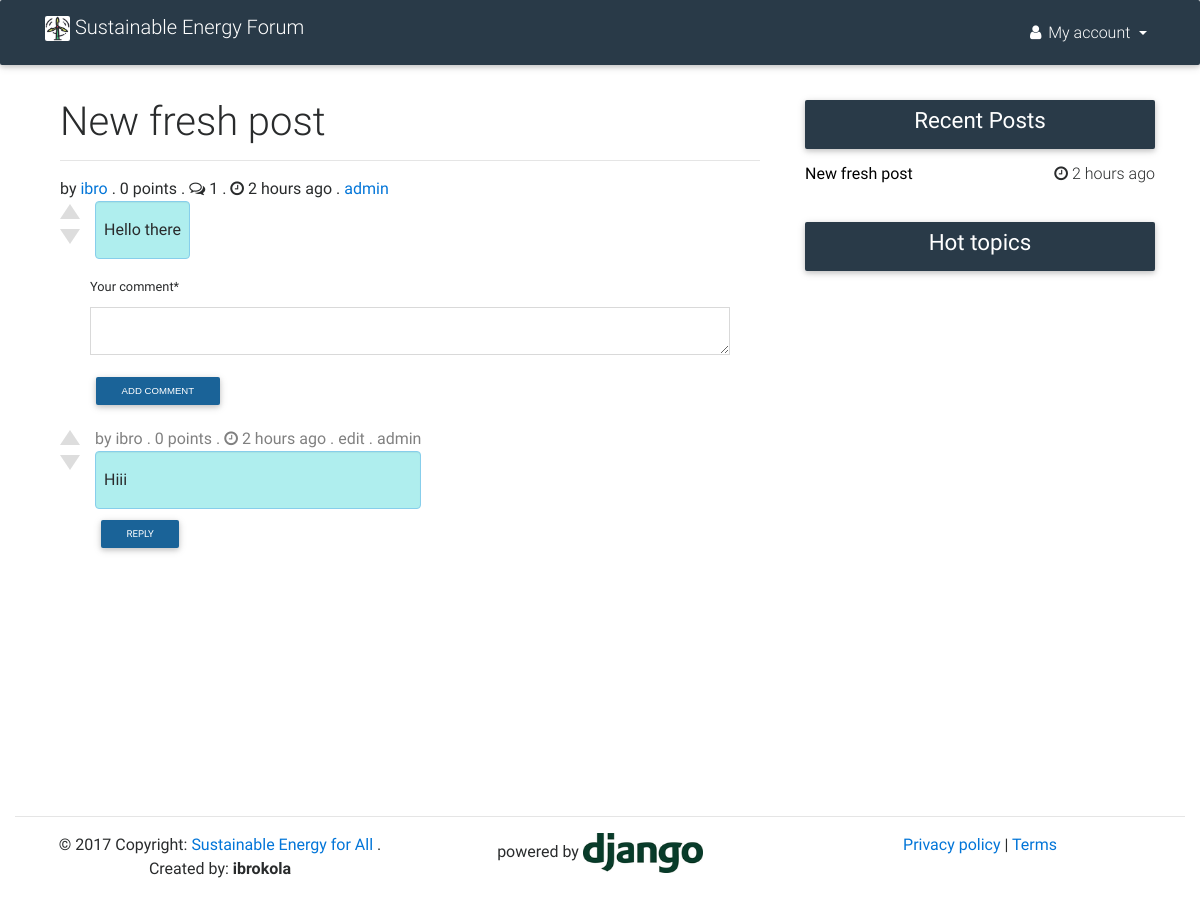
/forum/discussion/1/ (signed in), run on an earlier commit of the app's database.
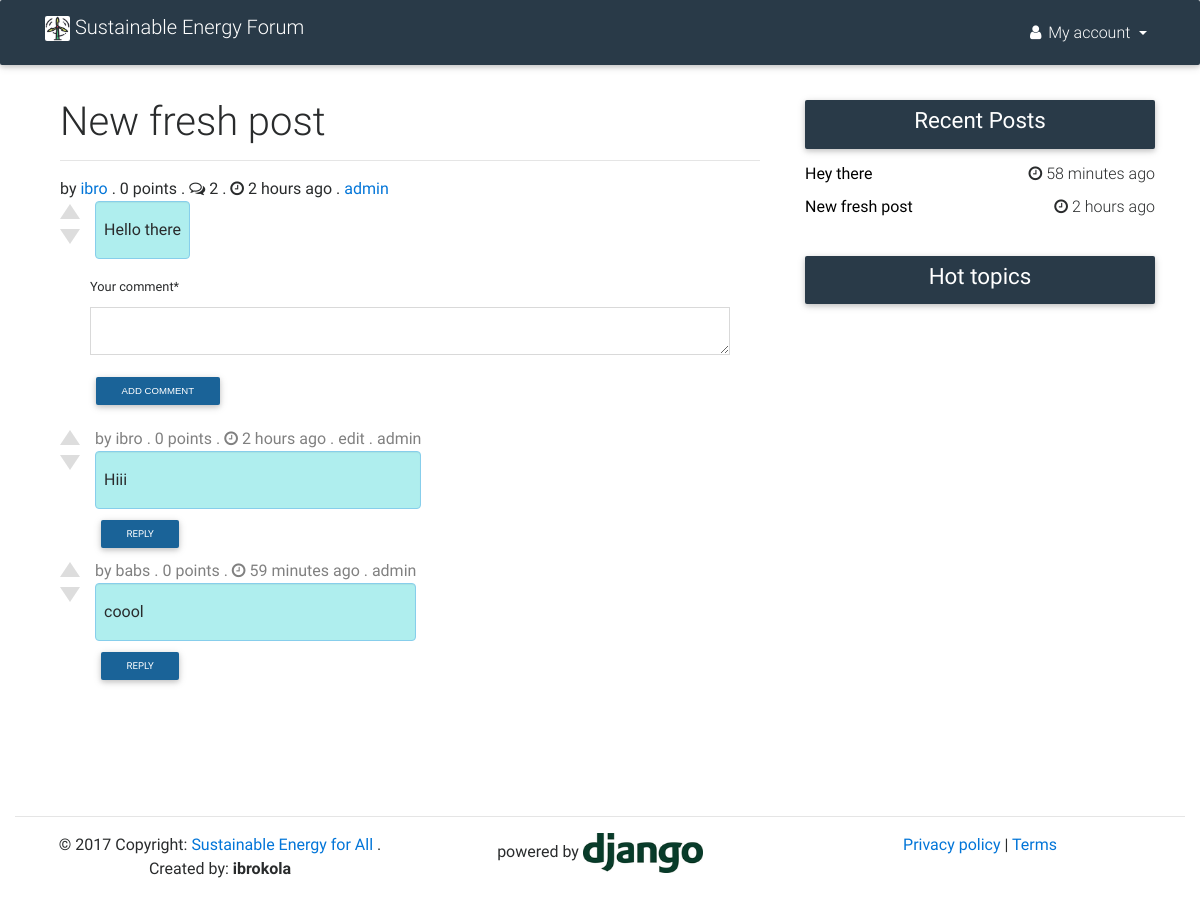
And on a later commit of the database.
### forum/models.py (models this page shows, shortened)
class Votable(models.Model):
    class Meta:
        abstract = True
    votes = GenericRelation(Vote)
    author = models.ForeignKey(User, on_delete=models.PROTECT)
    upvotes = models.IntegerField(default=0)
    downvotes = models.IntegerField(default=0)
    flags = models.IntegerField(default=0)

class Comment(Votable):
    class Meta:
        db_table = "comments"
        unique_together = [
            ["post", "wbs"],
        ]
    objects = CommentsManager()
    post = models.ForeignKey(Post, related_name="comments")
    parent_comment = models.ForeignKey('self',
                null=True, blank=True,
                on_delete=models.PROTECT)
    text = models.TextField()
    submission_time = models.DateTimeField(auto_now_add=True)
    wbs = models.CharField(max_length=30)

class Post(Votable):
    class Meta:
        db_table = "posts"
        index_together = [
            ["submission_time",],
        ]
    objects = PostsManager()
    title = models.CharField(max_length=120)
    slug = models.SlugField(null=True, blank=True)
    text = models.TextField(blank=True)
    submission_time = models.DateTimeField(auto_now_add=True)
    num_comments = models.IntegerField(default=0)
    def get_absolute_url(self):
        return reverse('forum:discussion', kwargs={"post_id": self.pk})
    def __str__(self):
        return self.title

### users/models.py (models this page shows, shortened)
class MyUser(AbstractBaseUser):
    username = models.CharField(
        max_length=255,
        unique=True,
    )
    email = models.EmailField(
        verbose_name='email address',
        max_length=255,
        unique=True,
    )
    first_name = models.CharField(
                max_length=120,
                null=True,
                blank=True
                )
    last_name = models.CharField(
                max_length=120,
                null=True,
                blank=True
                )
    score = models.IntegerField(default=0)
    is_active = models.BooleanField(default=True)
    is_admin = models.BooleanField(default=False)
    objects = MyUserManager()
    USERNAME_FIELD = 'username'
    REQUIRED_FIELDS = ['email']
    @property
    def is_staff(self):
        return self.is_admin
    class Meta:
        db_table = "users"

### forum/views.py (the view, shortened to what this page needs)
# urls.py: url(r'^discussion/(?P<post_id>\d+)/$', DiscussionView.as_view(), name="discussion"),
class DiscussionView(View):
    def get(self, request, post_id, *args, **kwargs):
        if request.user.is_authenticated():
            post = Post.objects.get_post_with_my_votes(post_id, request.user)
            comments = Comment.objects.best_ones_first(post_id, request.user.id)
            side1 = Post.objects.filter(num_comments__gte=10)[:5]
            side2 = Post.objects.order_by('-submission_time')[:5]
            form = CommentForm()
            context = {
                "post": post,
                "comments": comments,
                "form": form,
                "side1": side1,
                "side2": side2
            }
            return render(request, "forum/discussion.html", context)
        else:
            return HttpResponseRedirect(reverse('account_login'))

### forum/forms.py
class CommentForm(forms.ModelForm):
    class Meta:
        model = Comment
        fields = ['text']
        labels = {
            'text': 'Your comment',
        }

### forum/models.py (called while the page is built)
    def get_post_with_my_votes(self, post_id, user):
        post = Post.objects\
            .annotate(score=F('upvotes') - F('downvotes'))\
            .select_related("author").get(pk=post_id)
        if user and user.is_authenticated():
            content_type = ContentType.objects.get_for_model(Post)
            post_votes = Vote.objects.filter(content_type=content_type.id,
                object_id=post_id, type_of_vote__in=(UPVOTE, DOWNVOTE),
                voter=user)
            for v in post_votes:
                if v.type_of_vote == UPVOTE:
                    post.is_upvoted = True
                elif v.type_of_vote == DOWNVOTE:
                    post.is_downvoted = True
        return post

### forum/templatetags/markdown.py (called while the page is built)
@register.filter(name='markdown')
def markdown(value):
	html = markdown2.markdown(value,
		safe_mode="escape",
		extras=["fenced-code-blocks"])
	return mark_safe(html)

### templates/forum/discussion.html (shortened to what the changed rows need)
{% extends "base.html" %}
{% load humanize %}
{% load crispy_forms_tags %}
{% load markdown %}
{% block content %}
<div class="container">
    <div class="row">
        <div class="col-sm-8">
            <div class="col-sm-12">
                <div class="">
                    <h2 class="h1-responsive">{{ post.title }}</h2>
                </div>
                <div class="post-line-2">
                    <div class="post-score">
                        by <a href="{% url 'profile:profile_view' post.author.username %}">{{ post.author.username }}</a> . {{ post.score }} point{{ post.score | pluralize }} . <a><i class="fa fa-comments-o"></i> {{ comments|length }}</a> . <i class="fa fa-clock-o"></i>
                        {{ post.submission_time | naturaltime }}
                            {% if request.user.is_staff %} . <a href="{% url 'admin:forum_post_change' post.id %}">admin</a>
                        {% endif %}
                    </div>
                    {% if post.text %}
                    <div class="post">
                        {% include "forum/snippet/post_vote_control.html" with obj_type='posts' obj=post %}
                        <div class="post-text">
                            <p>{{ post.text | markdown }}</p>
                        </div>
                    </div>
                    {% endif %}
                    <div class="container">
                        <div class="col-sm-12">
                        </div>
                    </div>
                </div>
            </div>
            <div class="col-sm-12">
                <div class="comments">
                    {% for comment in comments %}
                    <div id="comment-{{comment.id}}" class="comment indent-{{comment.indent}}">
                        {% include "forum/snippet/post_vote_control.html" with obj_type='comments' obj=comment %}
                        <div class="">
                            <div class="comment-header">
                                <span class="comment-author">
            						by <a href="{% url 'profile:profile_view' comment.author.username %}">{{ comment.author.username }}</a>
            					</span>
                                <span> . </span>
                                <span>{{comment.score}} points</span>
                                <span> . </span>
                                <span class="comment-submission-time"><i class="fa fa-clock-o"></i> {{ comment.submission_time | naturaltime }}</span>
                                {% if request.user.username == comment.author.username %}
                                <span> . </span>
                                <span><a href="{% url 'forum:edit_comment' comment.id %}">edit</a></span>
                                {% endif %}
                                {% if request.user.is_staff %}
                                <span> . </span>
                                <span>
            						<a href="{% url 'admin:forum_comment_change' comment.id %}">admin</a>
            					</span> {% endif %}
                            </div>
                            <div class="comment-text">
                                <p>
                                    {{ comment.text | markdown }}
                                </p>
                            </div>
                            {% if comment.indent < 6 %}
                            <a href="{% url 'forum:reply_to_comment' comment.id %}"<button class="btn btn-default btn-sm">reply</button></a>
                                {% else %}
                                <span><i>replies not allowed anymore</i></span>
                            {% endif %}
                        </div>
                    </div>
                    {% endfor %}
                </div>
            </div>
        </div>
        <div class="col-sm-4">
            {% include "forum/snippet/sidebar.html" with side1=side1 side2=side2 %}
        </div>
    </div>
</div>
{% endblock %}

### templates/forum/snippet/post_vote_control.html
<div data-object-type="{{obj_type}}" data-object-id="{{obj.id}}" class="vote-control">
  {% if not request.user.is_authenticated %}
  <button class="vote-button upvote" data-state="disabled"></button>
  <button class="vote-button downvote" data-state="disabled"></button>
  {% elif request.user.id == obj.author.id %}
  <button class="vote-button upvote" data-state="disabled"></button>
  <button class="vote-button downvote" data-state="disabled"></button>
  {% elif obj.is_upvoted and obj.is_downvoted %}
  <button class="vote-button upvote" data-state="voted"></button>
  <button class="vote-button downvote" data-state="voted"></button>
  {% elif obj.is_upvoted %}
  <button class="vote-button upvote" data-state="voted"></button>
  <button class="vote-button downvote" data-state="disabled"></button>
  {% elif obj.is_downvoted %}
  <button class="vote-button upvote" data-state="disabled"></button>
  <button class="vote-button downvote" data-state="voted"></button>
  {% else %}
  <button class="vote-button upvote" data-state="enabled"></button>
  <button class="vote-button downvote" data-state="enabled"></button>
  {% endif %}
</div>

### templates/forum/snippet/sidebar.html (shortened to what this page needs)
{% load humanize %}
<section class="section widget-content wow fadeIn" data-wow-delay="0.3s">
    <nav class="navbar navbar-dark sidebar-heading">
        <div class="flex-center">
            <h4 class="h4-responsive white-text">Recent Posts</h4>
        </div>
    </nav>
    <div class="single-post">
        <div class="row">
            <div class="col-12">
                {% for item in side2 %}
                    <h6><b><a href="{{ item.get_absolute_url }}"><span class="text-black" style="text-decoration:none; color:black;">{{ item|truncatechars:25 }}</span></a></b> <span class="float-right"><i class="fa fa-clock-o"></i> {{ item.submission_time | naturaltime }}</span></h6>
                {% endfor %}
            </div>
        </div>
    </div>
</section>
<section class="section widget-content wow fadeIn" data-wow-delay="0.3s">
    <nav class="navbar navbar-dark sidebar-heading">
        <div class="flex-center">
            <h4 class="h4-responsive white-text">Hot topics</h4>
        </div>
    </nav>
    <div class="single-post">
        <div class="row">
            <div class="col-12">
            </div>
        </div>
    </div>
</section>

What changed in the data, as far as the page shows it:
added Comment: author.username "babs", score "0", submission_time "59 minutes ago", text "coool", shows "REPLY"
added Post: title "Hey there", submission_time "58 minutes ago"
Also different on the page:
{{ comments|length }}: "1" → "2"
